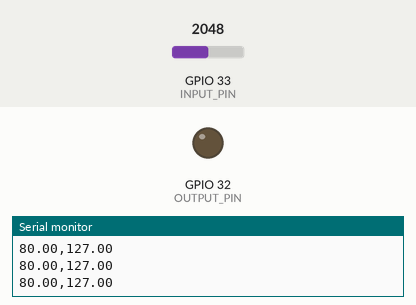
This sketch was run on a simulated ESP32. On the bench: output pins drawn as LEDs (lit = HIGH), the last lines printed to the serial monitor. The inputs (shaded band) are chosen by the test bench; at power-on: GPIO 33 (INPUT_PIN) = 2048.

Above: at 6.3 s.
6.4 s: GPIO 33 (INPUT_PIN) set to 40
At 7.85 s:
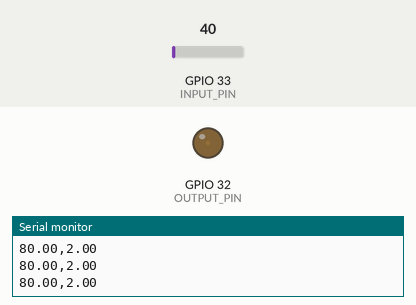
9.4 s: GPIO 33 (INPUT_PIN) set to 1228
10.9 s: GPIO 33 (INPUT_PIN) set to 1108
At 13.62 s:
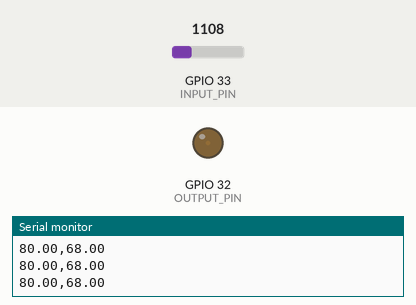
13.9 s: GPIO 33 (INPUT_PIN) set to 10
At 15.78 s:
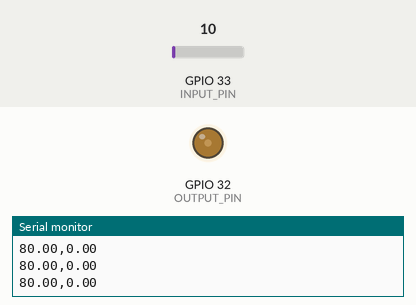
16.9 s: GPIO 33 (INPUT_PIN) set to 2866
Timing chart, 0 to 19.4 s (numbered marks = the images above; inputs shaded):
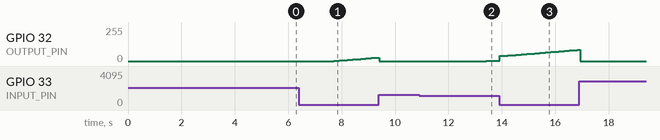

Measured:
- after the input at 6.4 s, GPIO 32 (OUTPUT_PIN): moves from 0/255 to 26/255 over 1.6 s, starting after 1.3 s
- after the input at 10.9 s, GPIO 32 (OUTPUT_PIN): 0/255 → 1/255 after 2.5 s, → 2/255 0.40 s later

The sketch:

Task_2_PID_on_a_RC_Filter_Circuit.ino
```cpp
const int INPUT_PIN = 33;       // Analog pin for reading sensor input (ADC1_CH5)
const int OUTPUT_PIN = 32;      // Digital pin for output control

double dt, last_time;           // Time interval variables
double integral, previous, output = 0; // PID variables
double kp, ki, kd;              // PID constants
double setpoint = 80.00;        // Desired setpoint

void setup() {
  kp = 0.5;                     // Proportional constant
  ki = 0.20;                    // Integral constant
  kd = 0.002;                   // Derivative constant
  last_time = 0;                // Initialize last time

  Serial.begin(115200);           // Start serial communication
  analogWrite(OUTPUT_PIN, 0);   // Initialize output pin (PWM to 0)

  // Print initial setpoint and simulated sensor value
  for (int i = 0; i < 50; i++) {
    Serial.print(setpoint);
    Serial.print(",");
    Serial.println(0);
    delay(100);
  }

  delay(100);                   // Delay before starting loop
}

void loop() {
  double now = millis();                          // Current time
  dt = (now - last_time) / 1000.0;                // Time interval in seconds
  last_time = now;                                // Update last time

  double actual = map(analogRead(INPUT_PIN), 0, 4095, 0, 255); // ESP32 ADC range is 0–4095
  double error = setpoint - actual;              // Calculate error

  output = pid(error);                           // Compute PID output
  output = constrain(output, 0, 255);            // Ensure output stays within PWM range

  analogWrite(OUTPUT_PIN, output);               // Set output value (PWM)

  // Print Setpoint VS Actual value
  Serial.print(setpoint);
  Serial.print(",");
  Serial.println(actual);

  delay(100);                                     // Delay before next loop iteration
}

double pid(double error) {
  double proportional = error;                   // Proportional term
  integral += error * dt;                        // Integral term
  double derivative = (error - previous) / dt;   // Derivative term
  previous = error;                              // Update previous error

  double output = (kp * proportional) + (ki * integral) + (kd * derivative); // Compute PID output
  return output;
}
```
